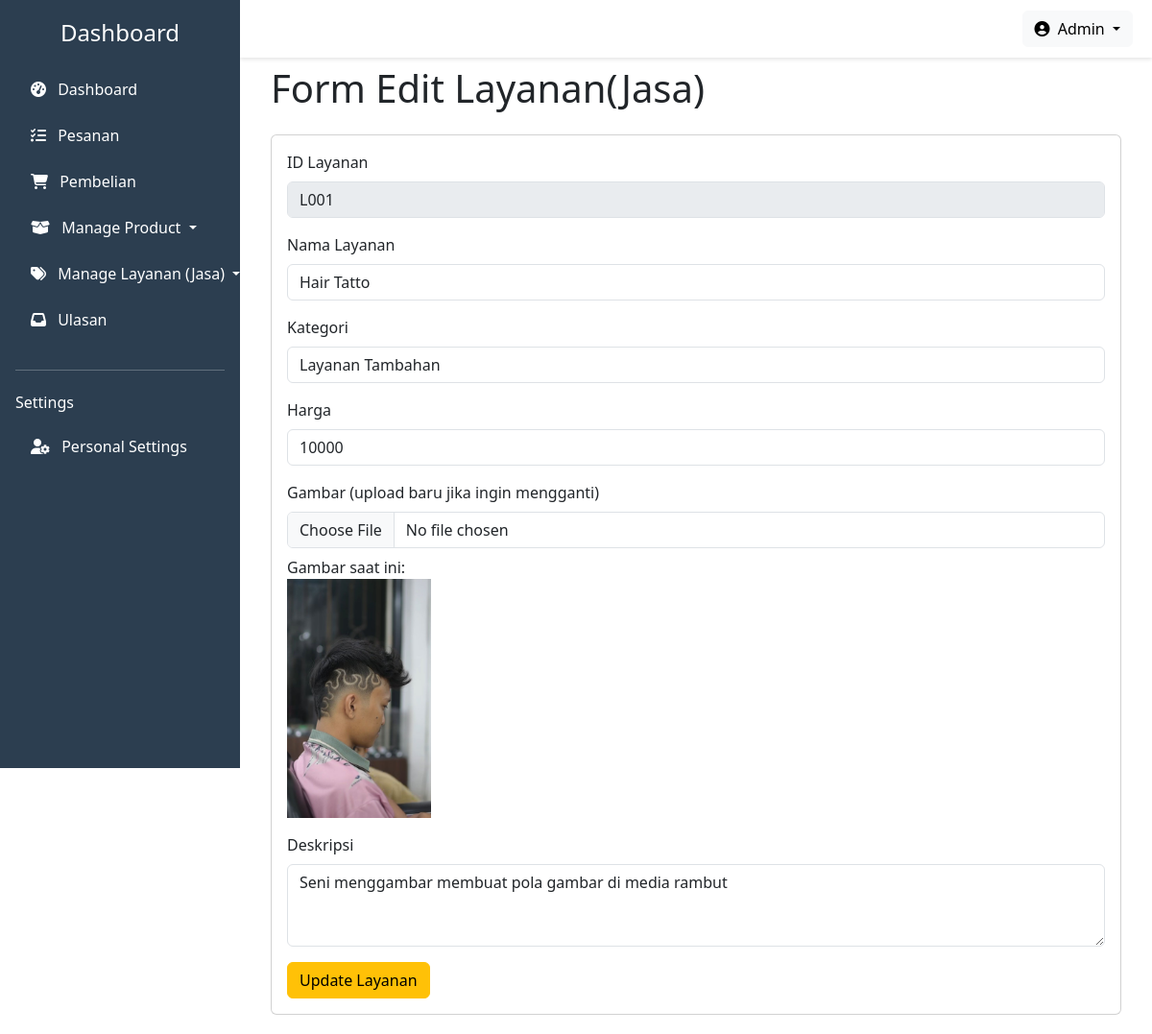
Screenshot of /Dashboard/edit_jasa.php?id=L001 (signed in) with the database file from the repository.
### tables this page shows
CREATE TABLE `layanan` (
  `id_layanan` varchar(36) NOT NULL,
  `nama_layanan` varchar(50) DEFAULT NULL,
  `kategori` varchar(30) DEFAULT NULL,
  `harga_layanan` int(11) DEFAULT NULL,
  `deskripsi` text DEFAULT NULL,
  `gambar` varchar(255) NOT NULL
);

### Dashboard/edit_jasa.php (the view, shortened to what this page needs)
<?php
    require_once '../koneksi.php';
    $id = $_GET['id'];
    $stmt = $koneksi->prepare("SELECT * FROM layanan WHERE id_layanan = ?");
    $stmt->bind_param("s", $id);
    $stmt->execute();
    $result = $stmt->get_result();
    $layanan = $result->fetch_assoc();
?>
<!DOCTYPE html>
<html lang="en">
<head>
    <link href="https://cdn.jsdelivr.net/npm/bootstrap@5.3.0/dist/css/bootstrap.min.css" rel="stylesheet" />
    <link rel="stylesheet" href="https://cdnjs.cloudflare.com/ajax/libs/font-awesome/6.4.0/css/all.min.css" />
</head>
<body>
    <div class="sidebar" id="sidebar">
        <div class="sidebar-header text-center mb-4">
            <h4>Dashboard</h4>
        </div>
        <ul class="nav flex-column px-3">
            <li class="nav-item mb-2">
                <a class="nav-link text-white" href="dashboard.php"><i class="fas fa-tachometer-alt me-2"></i> Dashboard</a>
            </li>
            <li class="nav-item mb-2">
                <a class="nav-link text-white" href="pesanan.php"><i class="fas fa-tasks me-2"></i> Pesanan</a>
            </li>
            <li class="nav-item mb-2">
                <a class="nav-link text-white" href="#"><i class="fas fa-shopping-cart me-2"></i> Pembelian</a>
            </li>
            <li class="nav-item mb-2">
                <a class="nav-link text-white dropdown-toggle" href="#" role="button" data-bs-toggle="dropdown" aria-expanded="false">
                    <i class="fas fa-box-open me-2"></i> Manage Product
                </a>
            </li>
            <li class="nav-item mb-2">
                <a class="nav-link text-white dropdown-toggle" href="#" role="button" data-bs-toggle="dropdown" aria-expanded="false">
                    <i class="fas fa-tags me-2"></i> Manage Layanan (Jasa)
                </a>
            </li>
            <li class="nav-item mb-2">
                <a class="nav-link text-white" href="data_ulasan.php"><i class="fas fa-inbox me-2"></i> Ulasan</a>
            </li>
        </ul>
        <hr class="bg-light mx-3 my-4" />
        <h6 class="px-3 mb-3">Settings</h6>
        <ul class="nav flex-column px-3">
            <li class="nav-item mb-2">
                <a class="nav-link text-white" href="#"><i class="fas fa-user-cog me-2"></i> Personal Settings</a>
            </li>
        </ul>
    </div>
    <div class="header">
        <div class="dropdown">
            <button class="btn btn-light dropdown-toggle" type="button" id="dropdownMenuButton" data-bs-toggle="dropdown" aria-expanded="false">
                <i class="fas fa-user-circle me-1"></i> Admin
            </button>
        </div>
    </div>
    <div class="main-content mt-4">
        <div class="container-fluid pt-4">
            <h1 class="mb-4">Form Edit Layanan(Jasa)</h1>
            <div class="card">
                <div class="card-body">
                    <form action="Controller/jasa_controller.php" method="POST" enctype="multipart/form-data">
                        <div class="mb-3">
                            <label class="form-label">ID Layanan</label>
                            <input type="text" class="form-control" name="id_layanan" value="<?= htmlspecialchars($layanan['id_layanan']) ?>" disabled>
                        </div>
                        <div class="mb-3">
                            <label class="form-label">Nama Layanan</label>
                            <input type="text" class="form-control" name="nama_layanan" value="<?= htmlspecialchars($layanan['nama_layanan']) ?>">
                        </div>
                        <div class="mb-3">
                            <label class="form-label">Kategori</label>
                            <input type="text" class="form-control" name="Kategori" value="<?= htmlspecialchars($layanan['kategori']) ?>">
                        </div>
                        <div class="mb-3">
                            <label class="form-label">Harga</label>
                            <input type="number" class="form-control" name="harga_layanan" value="<?= htmlspecialchars($layanan['harga_layanan']) ?>">
                        </div>
                        <div class="mb-3">
                            <label class="form-label">Gambar (upload baru jika ingin mengganti)</label>
                            <input class="form-control" name="gambar" type="file">
                            <p class="mt-2">Gambar saat ini: <br><img src="data_gambar/<?= htmlspecialchars($layanan['gambar']) ?>" width="150"></p>
                        </div>
                        <div class="mb-3">
                            <label class="form-label">Deskripsi</label>
                            <textarea class="form-control" name="deskripsi" rows="3"><?= htmlspecialchars($layanan['deskripsi']) ?></textarea>
                        </div>
                        <button type="submit" name="edit_services" class="btn btn-warning">Update Layanan</button>
                    </form>
                </div>
            </div>
        </div>
    </div>
</body>
</html>

### Dashboard/edit_jasa.php (style rules this page uses)
:root { --sidebar-width: 250px; --header-height: 60px; --sidebar-bg: #2c3e50; --header-bg: #ffffff; }
body { font-family: 'Segoe UI', Tahoma, Geneva, Verdana, sans-serif; overflow-x: hidden; }
.sidebar { width: var(--sidebar-width); height: 100vh; position: fixed; left: 0; top: 0; background-color: var(--sidebar-bg); color: white; padding: 20px 0; transition: all 0.3s; z-index: 1000; }
.main-content { margin-left: var(--sidebar-width); padding: 20px; min-height: calc(100vh - var(--header-height)); transition: all 0.3s; }
.header { height: var(--header-height); background-color: var(--header-bg); box-shadow: 0 2px 4px rgba(0, 0, 0, 0.1); position: fixed; width: calc(100% - var(--sidebar-width)); right: 0; top: 0; z-index: 900; transition: all 0.3s; display: flex; align-items: center; padding: 0 20px; gap: 1rem; }
.dropdown { margin-left: auto; }

### rows the page displays
layanan: id_layanan "L001", nama_layanan "Hair Tatto", Kategori "Layanan Tambahan", harga_layanan "10000", gambar (picture), deskripsi "Seni menggambar membuat pola gambar di media rambut"
